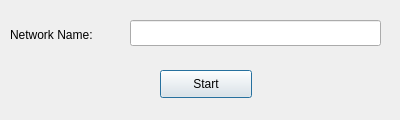
<?xml version="1.0" encoding="UTF-8"?>
<ui version="4.0">
 <class>StartNetworkDialog</class>
 <widget class="QDialog" name="StartNetworkDialog">
  <property name="geometry">
   <rect>
    <x>0</x>
    <y>0</y>
    <width>400</width>
    <height>120</height>
   </rect>
  </property>
  <property name="windowTitle">
   <string>Start Network</string>
  </property>
  <widget class="QLineEdit" name="networkName">
   <property name="geometry">
    <rect>
     <x>130</x>
     <y>20</y>
     <width>251</width>
     <height>26</height>
    </rect>
   </property>
  </widget>
  <widget class="QLabel" name="label">
   <property name="geometry">
    <rect>
     <x>10</x>
     <y>20</y>
     <width>111</width>
     <height>30</height>
    </rect>
   </property>
   <property name="text">
    <string>Network Name:</string>
   </property>
  </widget>
  <widget class="QPushButton" name="startNetworkButton">
   <property name="geometry">
    <rect>
     <x>160</x>
     <y>70</y>
     <width>92</width>
     <height>28</height>
    </rect>
   </property>
   <property name="text">
    <string>Start</string>
   </property>
  </widget>
 </widget>
 <resources/>
 <connections/>
</ui>
